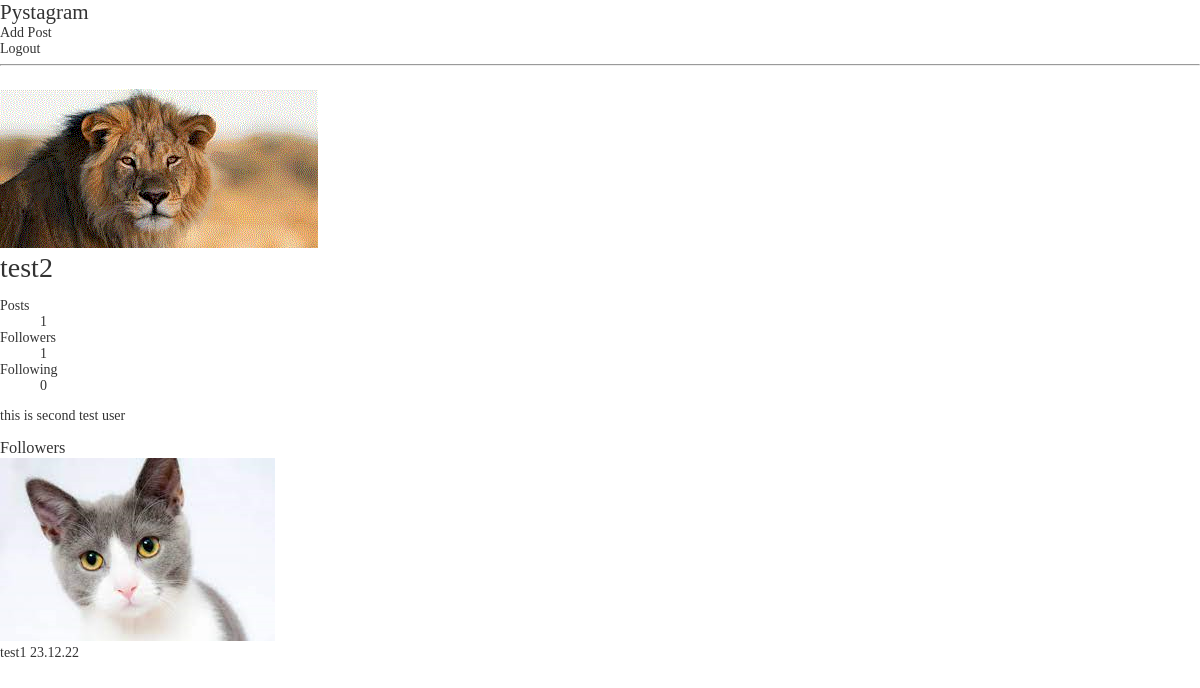
The page /users/3/followers/ on the database as committed earlier.
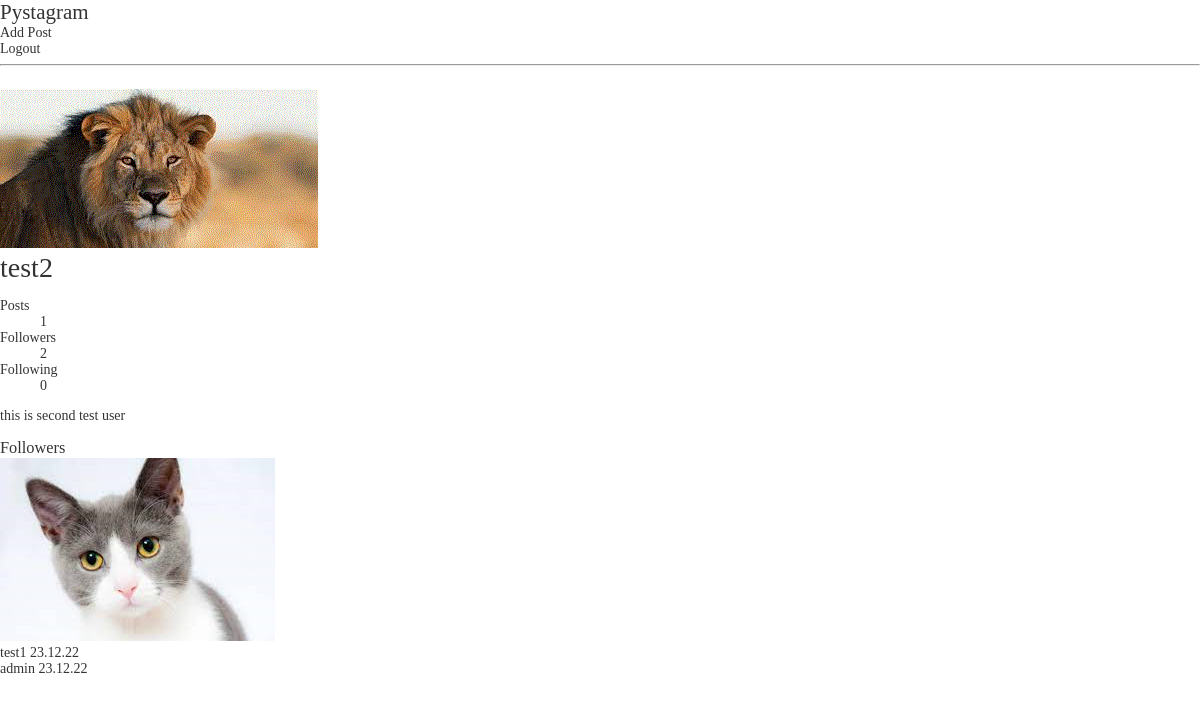
The same page on the database as committed later.
### users/models.py (models this page shows, shortened)
class User(AbstractUser):
    profile_image = models.ImageField(
        "프로필 이미지",
        upload_to="users/profile",
        blank=True
        )
    short_description = models.TextField("소개글",  blank=True)
    like_posts = models.ManyToManyField(
        "posts.Post",
        verbose_name="좋아요 누른 포스트 목록",
        related_name="like_users",
        blank=True,
    )
    following = models.ManyToManyField(
        "self",
        verbose_name="팔로우 중인 유저들",
        related_name="followers",
        symmetrical=False,
        through="users.Relationship",
    )

class Relationship(models.Model):
    from_user = models.ForeignKey(
        "users.User",
        verbose_name="팔로우를 요청한 사람",
        related_name="following_relationships",
        on_delete=models.CASCADE
    )
    to_user = models.ForeignKey(
        "users.User",
        verbose_name="팔로우 요청의 대상",
        related_name="follower_relationships",
        on_delete=models.CASCADE
    )
    created = models.DateTimeField(auto_now_add=True)

### users/views.py (the view)
# urls.py: path("<int:user_id>/followers/", views.Followers.as_view(), name="followers"),
class Followers(TemplateView):
    template_name = "users/followers.html"
    def get_context_data(self, **kwargs):
        context = super().get_context_data(**kwargs)
        user_id = kwargs["user_id"]
        user = get_object_or_404(models.User, id=user_id)
        relationships = user.follower_relationships.all()
        context["user"] = user
        context["relationships"] = relationships
        return context

### templates/users/followers.html
{% extends "base_profile.html" %}
{% block bottom_data %}
<div class="relationships">
    <h3>Followers</h3>
    {% for relationship in relationships %}
        <div class="relationship">
            <a href="{% url "users:profile" user_id=relationship.from_user.id %}">
                {% if relationship.from_user.profile_image %}
                    <img src="{{ relationship.from_user.profile_image.url }}">
                {% endif %}
                <div class="relationship-info">
                    <span>{{ relationship.from_user.username }}</span>
                    <span>{{ relationship.created|date:"y.m.d" }}</span>
                </div>
            </a>
        </div>
    {% endfor %}
</div>
{% endblock  %}

### templates/base_profile.html (shortened to what this page needs)
{% extends "base_nav.html" %}
{% block content %}
<div id="profile">
    <div class="info">
        {% if user.profile_image %}
            <img src="{{ user.profile_image.url }}">
        {% endif %}
        <div class="info-texts">
            <h1>{{ user.username }}</h1>
            <div class="counts">
                <dl>
                    <dt>Posts</dt>
                    <a href="{% url "users:profile" user_id=user.id %}">
                    <dd>{{ user.post_set.count }}</dd>
                    </a>
                    <dt>Followers</dt>
                    <a href="{% url "users:followers" user_id=user.id %}">
                    <dd>{{ user.followers.count }}</dd>
                    </a>
                    <dt>Following</dt>
                    <a href="{% url "users:following" user_id=user.id %}">
                    <dd>{{ user.following.count }}</dd>
                    </a>
                </dl>
            </div>
            <p>{{ user.short_description }}</p>
        </div>
    </div>
    {% block bottom_data %}{% endblock  %}
</div>
{% endblock  %}

Rows that differ between the two databases and show on the page:
computed for User "test2": followers.count "1" → "2"
added Relationship: from_user.username "admin", created "23.12.22"
